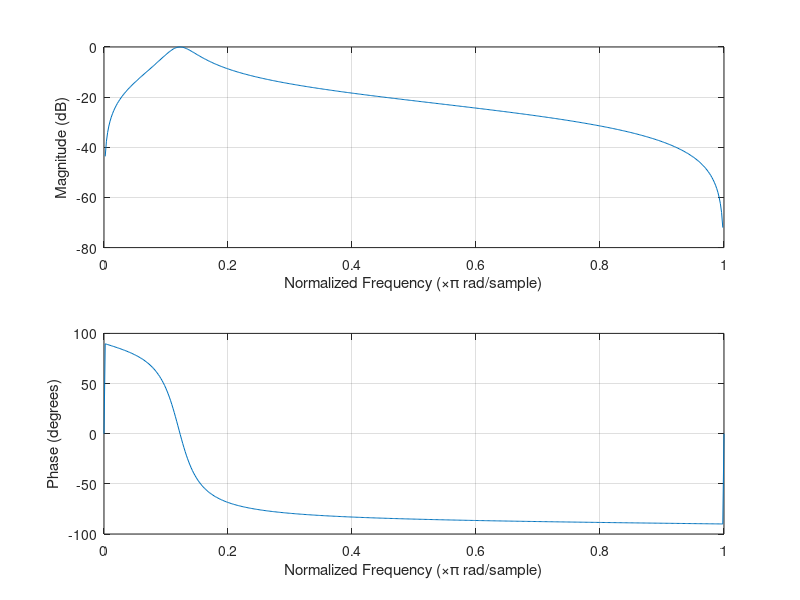

Write the MATLAB code that produced this figure.
clear
close all
clc

Fe = 8000;

wb = 2*Fe*tan(0.15*pi/2);
wa = 2*Fe*tan(0.1*pi/2);

b0 = 2*(wb-wa)*Fe;
b1 = 0;
b2 = -2*(wb-wa)*Fe;

a0 = 4*Fe^2 + 2*(wb-wa)*Fe + wa*wb;
a1 = (2*wa*wb - 8*Fe^2);
a2 = (4*Fe^2 - 2*(wb-wa)*Fe + wa*wb);

b = [b0 b1 b2] / -a1;
a = [a0 a1 a2] / -a1;

freqz(b,a);